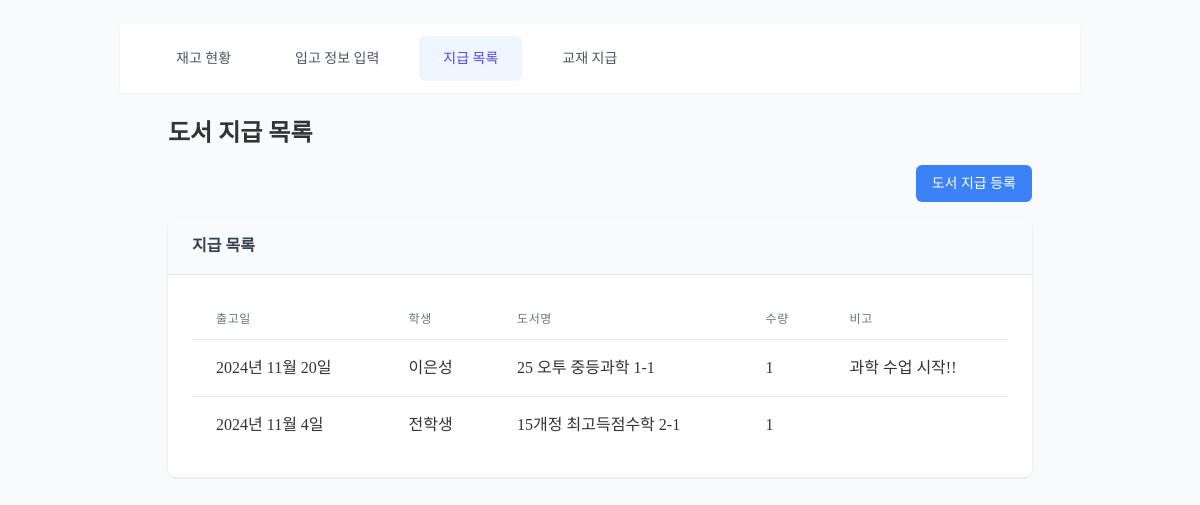
Screenshot of /bookstore/issues/ with the database file from the repository.
### bookstore/models.py (models this page shows, shortened)
class BookIssue(models.Model):
    book_stock = models.ForeignKey(
        'BookStock',
        on_delete=models.CASCADE,
        verbose_name='재고'
    )
    student = models.ForeignKey(
        Student,
        on_delete=models.CASCADE,
        verbose_name='학생'
    )
    quantity = models.PositiveIntegerField(
        verbose_name='수량'
    )
    issued_date = models.DateField(
        default=timezone.now,
        verbose_name='출고일'
    )
    memo = models.TextField(
        null=True,
        blank=True,
        verbose_name='비고'
    )
    class Meta:
        verbose_name = '도서 출고'
        verbose_name_plural = '도서 출고 목록'

class BookStock(models.Model):
    book = models.ForeignKey(
        Book,
        on_delete=models.CASCADE,
        verbose_name='도서명'
    )
    quantity = models.PositiveIntegerField(
        default=0,
        validators=[MinValueValidator(0)],
        verbose_name='수량'
    )
    list_price = models.PositiveIntegerField(
        validators=[MinValueValidator(0)],
        verbose_name='정가'
    )
    unit_price = models.PositiveIntegerField(
        validators=[MinValueValidator(0)],
        verbose_name='단가'
    )
    selling_price = models.PositiveIntegerField(
        validators=[MinValueValidator(0)],
        verbose_name='판매가'
    )
    memo = models.TextField(
        blank=True,
        verbose_name='메모'
    )
    received_date = models.DateField(
        verbose_name='입고일'
    )
    class Meta:
        verbose_name = '도서 재고'
        verbose_name_plural = '도서 재고'
        ordering = ['-received_date', 'book__name']

### students/models.py (models this page shows, shortened)
class Student(models.Model):
    GRADE_CHOICES = [
        ('K5', 'K5'), ('K6', 'K6'), ('K7', 'K7'), ('K8', 'K8'),
        ('K9', 'K9'), ('K10', 'K10'), ('K11', 'K11'), ('K12', 'K12'),
    ]
    GENDER_CHOICES = [
        ('M', '남'),
        ('F', '여'),
    ]
    name = models.CharField(max_length=100, verbose_name='이름')
    school = models.ForeignKey(School, on_delete=models.SET_NULL, null=True, blank=True, verbose_name='학교')
    grade = models.CharField(max_length=3, choices=GRADE_CHOICES, null=True, blank=True, verbose_name='학년')
    phone_number = models.CharField(max_length=15, null=True, blank=True, verbose_name='학생 전화번호',
                                    validators=[RegexValidator(regex=r'^\d{3}-\d{3,4}-\d{4}$',
                                                message="형식: 000-0000-0000")])
    email = models.EmailField(null=True, blank=True, verbose_name='이메일 주소')
    gender = models.CharField(max_length=1, choices=GENDER_CHOICES, null=True, blank=True, verbose_name='성별')
    parent_phone = models.CharField(max_length=15, null=True, blank=True, verbose_name='부모님 전화번호',
                                    validators=[RegexValidator(regex=r'^\d{3}-\d{3,4}-\d{4}$',
                                                message="형식: 000-0000-0000")])
    receipt_number = models.CharField(max_length=15, null=True, blank=True, verbose_name='현금영수증용 번호')
    interview_date = models.DateField(null=True, blank=True, verbose_name='인터뷰 날짜')
    interview_score = models.IntegerField(null=True, blank=True, verbose_name='인터뷰 기본 성적',
                                          validators=[MinValueValidator(1), MaxValueValidator(10)])
    interview_info = models.TextField(null=True, blank=True, verbose_name='인터뷰 정보')
    first_class_date = models.DateField(null=True, blank=True, verbose_name='첫수업 날짜')
    quit_date = models.DateField(null=True, blank=True, verbose_name='그만 둔 날짜')
    student_id = models.CharField(max_length=8, unique=True, verbose_name='고유번호')
    personal_file = models.FileField(upload_to='student_files/', null=True, blank=True, verbose_name='개인 파일')
    etc = models.TextField(null=True, blank=True, verbose_name='기타')
    extra1 = models.CharField(max_length=100, null=True, blank=True, verbose_name='예비1')
    extra2 = models.CharField(max_length=100, null=True, blank=True, verbose_name='예비2')
    extra3 = models.CharField(max_length=100, null=True, blank=True, verbose_name='예비3')
    extra4 = models.CharField(max_length=100, null=True, blank=True, verbose_name='예비4')
    extra5 = models.CharField(max_length=100, null=True, blank=True, verbose_name='예비5')
    is_active = models.BooleanField(default=True, verbose_name='활동 여부')
    class Meta:
        verbose_name = '학생'
        verbose_name_plural = '학생'

### books/models.py (models this page shows, shortened)
class Book(models.Model):
    name = models.CharField(
        max_length=200,
        verbose_name='교재 이름'
    )
    subject = models.ForeignKey(
        Subject,
        on_delete=models.SET_NULL,
        null=True,
        blank=True,
        verbose_name='과목'
    )
    isbn = models.CharField(
        max_length=13,
        null=True,
        blank=True,
        verbose_name='ISBN'
    )
    publisher = models.ForeignKey(
        Publisher,
        on_delete=models.SET_NULL,
        null=True,
        blank=True,
        verbose_name='출판사'
    )
    difficulty_level = models.PositiveIntegerField(
        validators=[
            MinValueValidator(1),
            MaxValueValidator(10)
        ],
        null=True,
        blank=True,
        verbose_name='교재 난이도'
    )
    memo = models.TextField(
        null=True,
        blank=True,
        verbose_name='메모'
    )
    barcode = models.ImageField(
        upload_to='books/barcodes/',
        null=True,
        blank=True,
        verbose_name='바코드'
    )
    qr_code = models.ImageField(
        upload_to='books/qrcodes/',
        null=True,
        blank=True,
        verbose_name='QR 코드'
    )
    unique_code = models.CharField(
        max_length=36,
        unique=True,
        default=uuid.uuid4,
        editable=False,
        verbose_name='고유 코드'
    )
    spare1 = models.CharField(
        max_length=200,
        null=True,
        blank=True,
        verbose_name='예비1'
    )
    spare2 = models.CharField(
        max_length=200,
        null=True,
        blank=True,
        verbose_name='예비2'
    )
    spare3 = models.CharField(
        max_length=200,
        null=True,
        blank=True,
        verbose_name='예비3'
    )
    class Meta:
        verbose_name = '교재'
        verbose_name_plural = '교재 목록'

### bookstore/views.py (the view)
# urls.py: path('issues/', views.book_issue_list, name='book_issue_list'),
def book_issue_list(request):
    issues = BookIssue.objects.all()
    return render(request, 'bookstore/book_issue_list.html', {'issues': issues})

### bookstore/templates/bookstore/book_issue_list.html
{% extends 'bookstore/base_bookstore.html' %}
{% block bookstore_content %}
<div class="container mx-auto px-4">
    <h1 class="text-2xl font-bold mb-4">도서 지급 목록</h1>
    <div class="flex justify-end mb-4">
        <a href="{% url 'bookstore:book_issue_create' %}" class="form-button bg-blue-500 hover:bg-blue-600">
            도서 지급 등록
        </a>
    </div>
    <div class="content-card">
        <div class="card-header">지급 목록</div>
        <div class="card-body">
            <table class="min-w-full divide-y divide-gray-200">
                <thead>
                    <tr>
                        <th class="px-6 py-3 text-left text-xs font-medium text-gray-500 uppercase tracking-wider">출고일</th>
                        <th class="px-6 py-3 text-left text-xs font-medium text-gray-500 uppercase tracking-wider">학생</th>
                        <th class="px-6 py-3 text-left text-xs font-medium text-gray-500 uppercase tracking-wider">도서명</th>
                        <th class="px-6 py-3 text-left text-xs font-medium text-gray-500 uppercase tracking-wider">수량</th>
                        <th class="px-6 py-3 text-left text-xs font-medium text-gray-500 uppercase tracking-wider">비고</th>
                    </tr>
                </thead>
                <tbody class="bg-white divide-y divide-gray-200">
                    {% for issue in issues %}
                    <tr>
                        <td class="px-6 py-4 whitespace-nowrap">{{ issue.issued_date }}</td>
                        <td class="px-6 py-4 whitespace-nowrap">{{ issue.student.name }}</td>
                        <td class="px-6 py-4 whitespace-nowrap">{{ issue.book_stock.book.name }}</td>
                        <td class="px-6 py-4 whitespace-nowrap">{{ issue.quantity }}</td>
                        <td class="px-6 py-4 whitespace-nowrap">{{ issue.memo }}</td>
                    </tr>
                    {% endfor %}
                </tbody>
            </table>
        </div>
    </div>
</div>
{% endblock %}

### static/css/custom.css (style rules this page uses)
body { font-family: 'Ubuntu', sans-serif; line-height: 1.6; color: #333; background-color: #f9fafb; padding: 0; margin: 0; }
.min-w-full tbody tr { transition: background-color 0.2s ease-in-out; }
.form-button { display: inline-flex; align-items: center; justify-content: center; padding: 0.5rem 1rem; font-size: 0.875rem; font-weight: 500; border-radius: 0.375rem; color: white; background-color: #6366f1; border: none; cursor: pointer; transition: background-color 0.2s ease-in-out; }
.content-card { background-color: white; border-radius: 0.5rem; box-shadow: 0 1px 3px rgba(0, 0, 0, 0.1); margin-bottom: 1rem; }
.card-header { padding: 1rem 1.5rem; border-bottom: 1px solid #e5e7eb; background-color: #f9fafb; font-weight: 600; color: #374151; }
.card-body { padding: 1.5rem; }
.container { width: 100%; max-width: 80rem; margin: 0 auto; padding: 0 1rem; }
@media (min-width: 640px) { .container { padding: 0 1.5rem; } }
@media (min-width: 1024px) { .container { padding: 0 2rem; } }
.mb-4 { margin-bottom: 1rem; }

### templates/base.html (style rules this page uses)
body { font-family: 'Noto Sans KR', 'nanum-gothic'; }

### rows the page displays
BookIssue: issued_date "2024년 11월 20일", student.name "이은성", book_stock.book.name "25 오투 중등과학 1-1", quantity "1", memo "과학 수업 시작!!"
BookIssue: issued_date "2024년 11월 4일", student.name "전학생", book_stock.book.name "15개정 최고득점수학 2-1", quantity "1"
